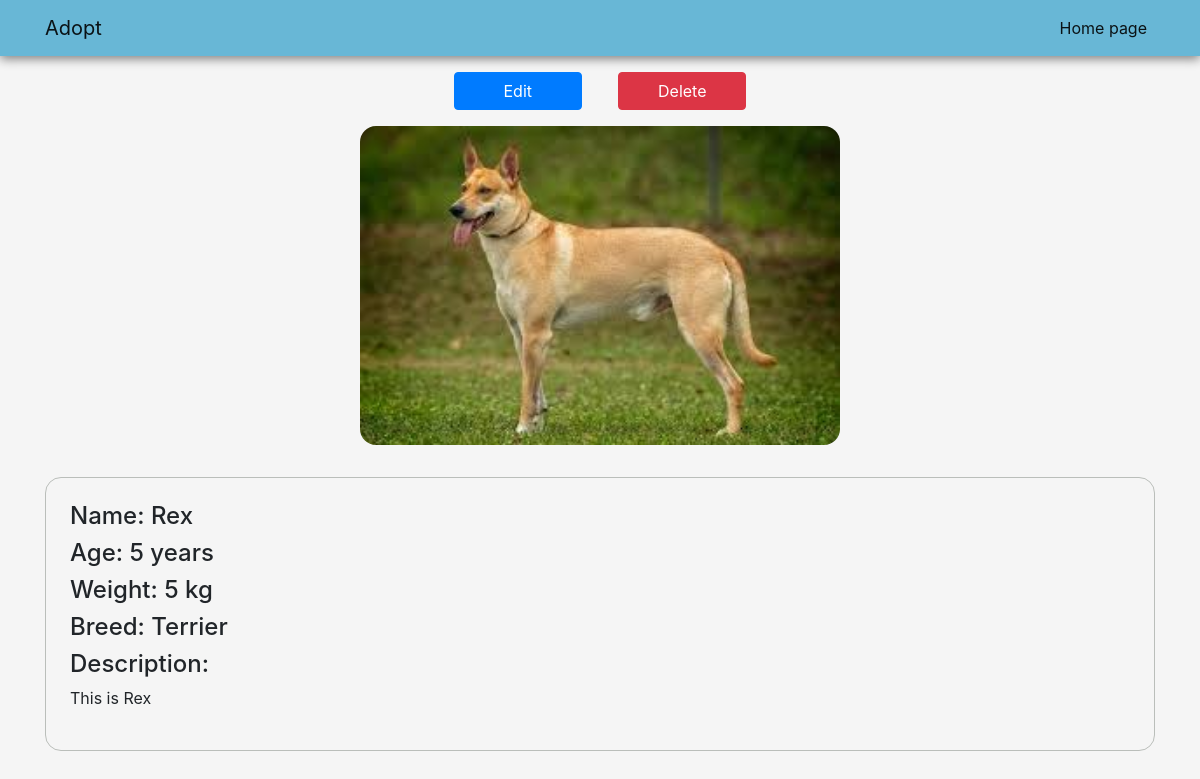
Page /dog/26/ on the committed database.
### adoption/models.py (models this page shows, shortened)
class Dog(models.Model):
    gender_choices = [
        ('male', 'Male'),
        ('female', 'Female'),
    ]
    breed = models.ForeignKey(Breed, on_delete=models.PROTECT)
    name = models.CharField(max_length=100)
    description = models.TextField()
    age = models.IntegerField()
    weight = models.IntegerField()
    gender = models.CharField(max_length=8, choices=gender_choices, default='male')
    image = models.ImageField(default='default.jpg', upload_to='dog_pictures')
    time_posted = models.DateTimeField(default=timezone.now)
    class Meta:
        ordering = ['age']

class Breed(models.Model):
    breedType = models.CharField(max_length=100)
    def __str__(self):
        return self.breedType

### adoption/views.py (the view)
# urls.py: path('dog/<int:dog_id>/', detail, name='detail'),
def detail(request, dog_id):
    dog = does_object_exist(dog_id)
    context = {
        'dog': dog
    }
    return render(request, 'adoption/detail.html', context)

### adoption/views.py (called while the page is built)
def does_object_exist(dog_id):
    try:
        dog = get_object_or_404(Dog, pk=dog_id)
    except Dog.DoesNotExist:
        raise Http404("Dog with this id doesn't exist.")
    return dog

### adoption/templates/adoption/detail.html
{% extends 'adoption/base.html' %}
{% load static %}
{% block head %}
    <link rel="stylesheet" type="text/css" href="{% static 'adoption/detail.css' %}">
{% endblock head %}
{% block content %}
    <div class="d-flex flex-column align-items-center">
        <div class="update-links">
            <a href="{% url 'adoption:update' dog.id %}" class="btn btn-primary edit-link">Edit</a>
            <a href="{% url 'adoption:delete' dog.id %}" class="btn btn-danger delete-link">Delete</a>
        </div>
        <img src="{{ dog.image.url }}" class="dog-image">
        <div class="dog-info">
            <h4>Name: {{ dog.name }}</h4>
            <h4>Age: {{ dog.age }} years</h4>
            <h4>Weight: {{ dog.weight }} kg</h4>
            <h4>Breed: {{ dog.breed }}</h4>
            <h4>Description: </h4>
            <p>{{ dog.description }}</p>
        </div>
    </div>
{% endblock content %}

### adoption/static/adoption/base.css (style rules this page uses)
* { box-sizing: border-box; }
body { margin: 0; background-color: whitesmoke; }

### adoption/static/adoption/detail.css (style rules this page uses)
.dog-image { width: 100%; max-width: 30rem; height: auto; border-radius: 1rem; }
.dog-info { margin: 2rem 0; padding: 1.5rem; border: 1px solid rgb(186, 190, 186); border-radius: 1rem; width: 100%; }
.update-links { word-spacing: 2rem; margin-top: -1rem; margin-bottom: 1rem; }
.edit-link, .delete-link { width: 8rem; }

### rows in the picture
Dog: image (placeholder picture), name "Rex", age "5", weight "5", breed "Terrier", description "This is Rex"
